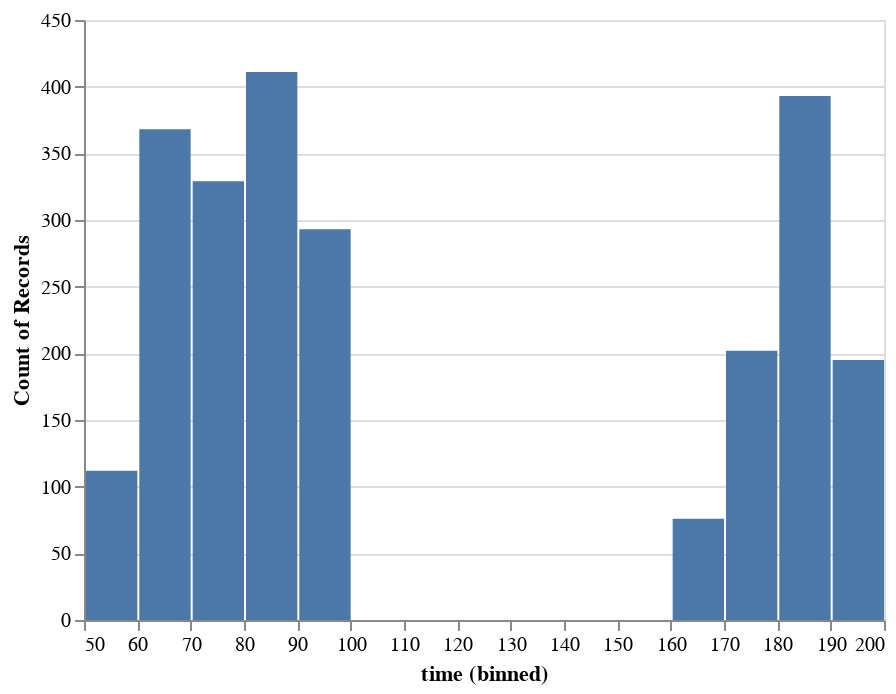

Notebook cell for this chart:
### Code cell
# so there were a few peak in the beginning of the day.  Pass a bin() object to 
# have finer control over the number of bins

alt.Chart(data).mark_bar().encode(
    alt.X("time:Q", bin=alt.Bin(maxbins=25)),
    y='count()'
)

### Figure 1 — Vega-Lite specification as saved in the notebook (floating-point values rounded to 4 significant figures; data arrays with more than 128 entries replaced by an {"elided": "..."} marker saying what was removed)
{"$schema": "https://vega.github.io/schema/vega-lite/v2.4.3.json", "config": {"view": {"height": 300, "width": 400}}, "data": {"values": {"elided": "2379 records"}}, "encoding": {"x": {"bin": {"maxbins": 25}, "field": "time", "type": "quantitative"}, "y": {"aggregate": "count", "type": "quantitative"}}, "mark": "bar"}
